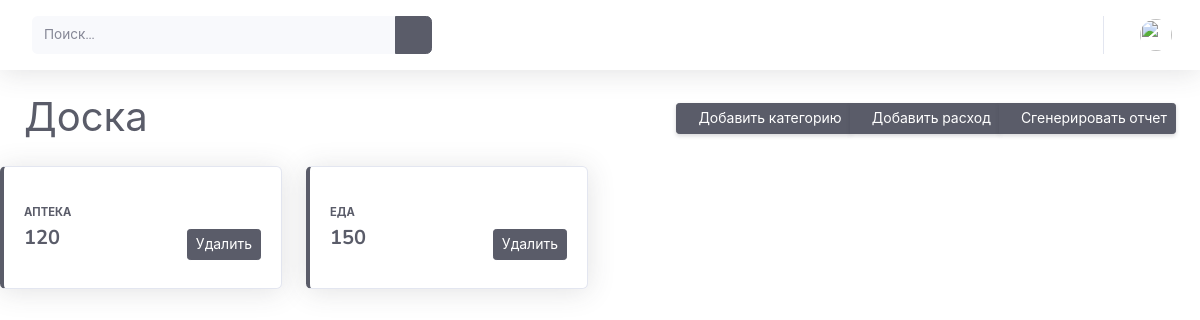
/ (signed in), run on an earlier commit of the app's database.
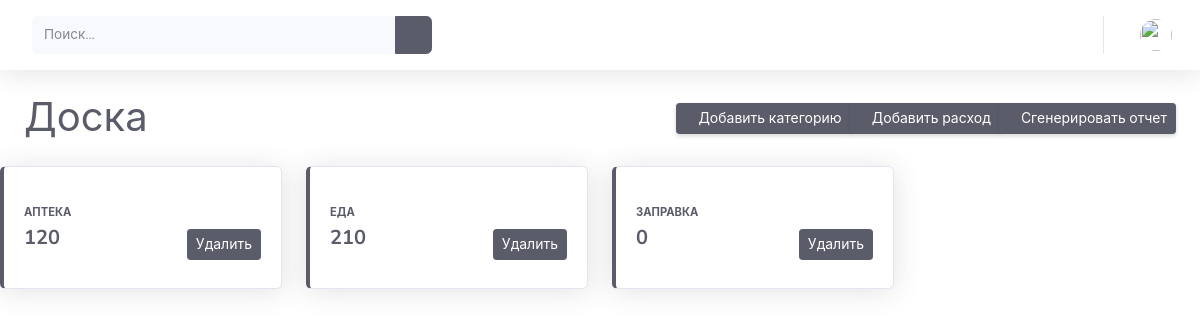
And on a later commit of the database.
### dashboard/models.py (models this page shows, shortened)
class Category(models.Model):
    name = models.CharField(max_length=255)
    author = models.ForeignKey(User, on_delete=models.CASCADE, related_name='categories')
    class Meta:
        verbose_name = 'Категория'
        verbose_name_plural = 'Категории'

### dashboard/views.py (the view)
# urls.py: path('', CategoryListView.as_view(), name='index'),
class CategoryListView(LoginRequiredMixin, ListView):
    template_name = 'dashboard/index.html'
    context_object_name = 'categories'
    def get_queryset(self):
        author = self.request.user
        queryset = author.categories.all().annotate(
            total_sum=Sum('expenses__total'))
        return queryset

### templates/dashboard/index.html (shortened to what this page needs)
{% extends 'base.html' %}
{% block content %}
<div class="container-fluid">
    <div class="d-sm-flex align-items-center justify-content-between mb-4">
        <h3 class="h1 mb-0 text-gray-800">Доска</h3>
        <div class="btn-group" role="group" aria-label="Basic example">
            <a href="{% url 'add_category'%}" class="btn btn-sm btn-dark shadow-sm"><i
                    class="fas fa-clipboard-list fa-sm text-white-white-white-50"></i> Добавить категорию</a>
            <a href="{% url 'add_expense'%}" class="btn btn-sm btn-dark shadow-sm"><i
                    class="fas fa-ruble-sign fa-sm text-white-white-white-50"></i> Добавить расход</a>
            <a href="get_report" class="btn btn-sm btn-dark shadow-sm"><i
                    class="fas fa-download fa-sm text-white-white-white-50"></i> Сгенерировать отчет</a>
        </div>
    </div>
</div>
    <div class="row">
        {% for category in categories %}
        <div class="col-xl-3 col-md-6 mb-4">
            <a href="{% url 'category_detail' pk=category.id %}">
                <div class="card border-left-dark shadow h-100 py-2">
                    <div class="card-body">
                        <div class="row no-gutters align-items-center">
                            <div class="col mr-2">
                                <div class="text-xs font-weight-bold text-dark text-uppercase mb-1">
                                    {{ category.name }}</div>
            </a>
            <div class="h5 mb-0 font-weight-bold text-gray-800">{% if category.total_sum %}{{category.total_sum }} {% else %} 0 {% endif %}</div>
        </div>
        <div class="col-auto">
            <i class="fas fa-ruble-sign fa-2x text-gray-300"></i>
            <form method="post" action="{% url 'delete_category' pk=category.id %}">
                <button type="submit" class="btn btn-dark btn-sm" onclick="return confirm('Вы уверены, что хотите удалить эту категорию?')">Удалить</button>
            </form>
        </div>
    </div>
{% endfor %}
{% endblock %}

### templates/base.html (shortened to what this page needs)
{% load static %}
<!DOCTYPE html>
<html lang="en">
<head>
    <link href="{% static 'vendor/fontawesome-free/css/all.min.css' %}" rel="stylesheet" type="text/css">
    <link href="{% static 'css/sb-admin-2.min.css' %}" rel="stylesheet">
</head>
<body id="page-top">
    {% include 'includes/navbar.html'%}
    {% block content %}
    {% endblock %}
</body>
</html>

### templates/includes/navbar.html (shortened to what this page needs)
{% load static%}
{% if user.is_authenticated %}
    <nav class="navbar navbar-expand navbar-light bg-white topbar mb-4 static-top shadow">
        <form class="d-none d-sm-inline-block form-inline mr-auto ml-md-3 my-2 my-md-0 mw-100 navbar-search">
            <div class="input-group">
                <input type="text" class="form-control bg-light border-0 small" placeholder="Поиск..."
                    aria-label="Search" aria-describedby="basic-addon2">
                <div class="input-group-append">
                    <button class="btn btn-dark" type="button">
                        <i class="fas fa-search fa-sm"></i>
                    </button>
                </div>
            </div>
        </form>
        <ul class="navbar-nav ml-auto">
            <li class="nav-item dropdown no-arrow">
                <a class="nav-link dropdown-toggle" href="#" id="userDropdown" role="button" data-toggle="dropdown"
                    aria-haspopup="true" aria-expanded="false">
                    <img class="img-profile rounded-circle" src="{% static 'img/proger.svg' %}">
                </a>
            </li>
        </ul>
    </nav>
{% endif %}

What changed in the data, as far as the page shows it:
computed for Category "ЕДА": total_sum "150" → "210"
added Category: name "ЗАПРАВКА", shows "0"
